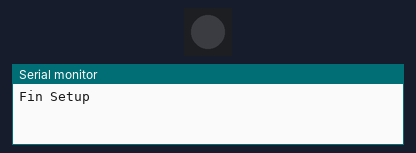
Bench run of a program on a simulated ESP32-S2. Shown: 1 RGB LEDs in strip order, left to right, the last lines printed to the serial monitor.

Above: at 0.5 s.
At 1.5 s:
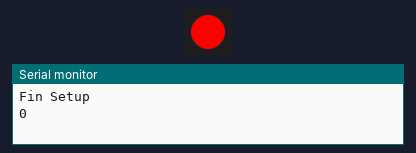
At 3.5 s:
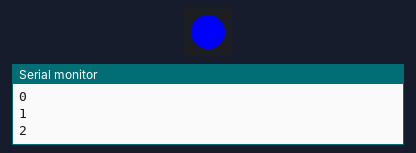
At 5.5 s:
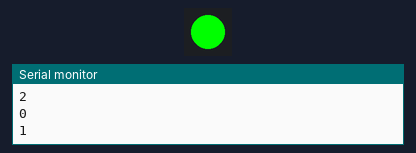
Timing chart, 0 to 6.9 s (numbered marks = the images above):
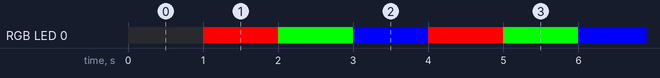

Measured:
- by itself, RGB LED 0: repeats every 3.0 s: RGB(0, 255, 0) 1.0 s, RGB(0, 0, 255) 1.0 s, RGB(255, 0, 0) 1.0 s
- by itself, everything shown: repeats every 3.0 s, in 3 steps

The program:

main.cpp
```cpp
#include <Arduino.h>
#include <FastLED.h>
#include <driver/gpio.h>

#define DATA_PIN GPIO_NUM_18
#define NUM_LEDS 1
// put function declarations here:
int i=0;
CRGB leds[1];
void setup() {
  Serial.begin(115200);
  // put your setup code here, to run once:
  FastLED.addLeds<NEOPIXEL, DATA_PIN>(leds, NUM_LEDS);
  Serial.println("Fin Setup");
}

void loop() {
  // put your main code here, to run repeatedly:
delay(1000);

if (i==0) {leds[0] = CRGB(255, 0, 0);}
if (i==1) {leds[0] = CRGB(0, 255, 0);}
if (i==2) {leds[0] = CRGB(0, 0, 255);}
FastLED.show();
Serial.println(i);
if (i>=2) {i=0;} else {i++;}
}
```
